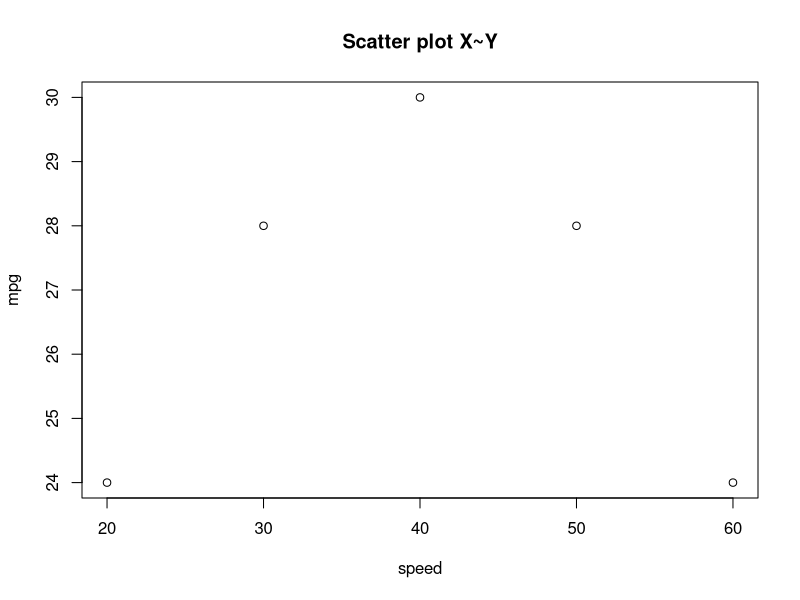
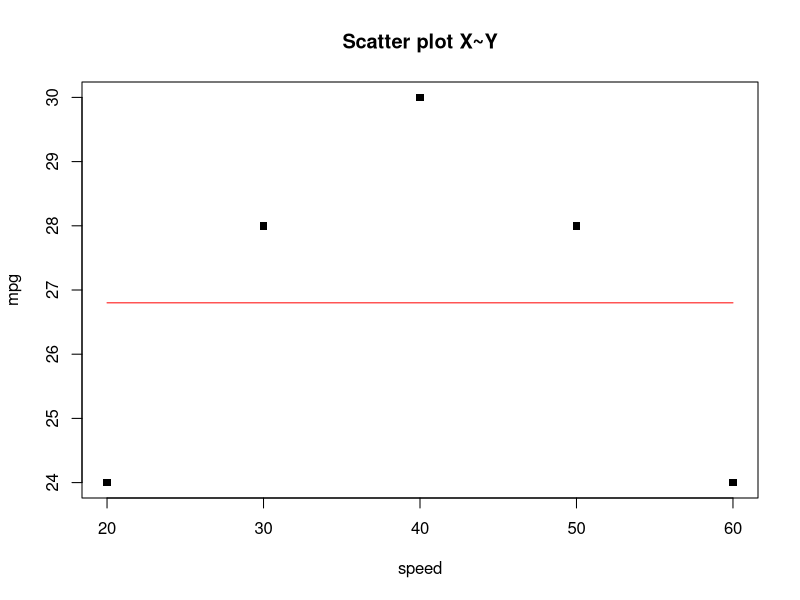

These figures' R source, in order:
## ---- chunk 1
knitr::opts_chunk$set(echo = TRUE)
## ---- chunk 2
test <- data.frame(speed=c(20,30,40,50,60), mpg=c(24,28,30,28,24))
test

plot(test$speed, test$mpg, xlab="speed", ylab="mpg", main="Scatter plot X~Y")
cor(test)
## ---- chunk 3
# Step 2. Critical Value df - 2
qt(c(0.025, 0.975), 3)
## ---- chunk 4
# Step 3. Test statistics
cor.test(test$speed, test$mpg)
cor.test(test$mpg, test$speed)
## ---- chunk 5
fit <- lm(mpg~speed, data=test)
summary(fit)
## ---- chunk 6
plot(test$speed, test$mpg, xlab="speed", ylab="mpg", main="Scatter plot X~Y", pch=15)

lines(test$speed, fit$fitted.values, col="red")
